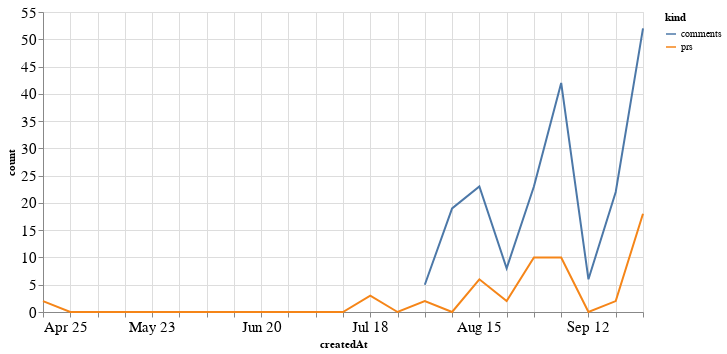

Notebook code for this chart:
### Code cell
alt.Chart(total_time, width=600).mark_line().encode(
    x='createdAt',
    y='count',
    color='kind'
)

### Figure 1 — Vega-Lite specification as saved in the notebook (floating-point values rounded to 4 significant figures)
{"config": {"axisLeft": {"labelFontSize": 15}, "axisBottom": {"labelFontSize": 15}}, "data": {"name": "data-e10ec690f456047bf330c7bd9102b736"}, "mark": "line", "encoding": {"color": {"type": "nominal", "field": "kind"}, "x": {"type": "temporal", "field": "createdAt"}, "y": {"type": "quantitative", "field": "count"}}, "width": 600, "$schema": "https://vega.github.io/schema/vega-lite/v4.8.1.json", "datasets": {"data-e10ec690f456047bf330c7bd9102b736": [{"createdAt": "2021-04-25T00:00:00", "kind": "prs", "count": 2.0}, {"createdAt": "2021-05-02T00:00:00", "kind": "prs", "count": 0.0}, {"createdAt": "2021-05-09T00:00:00", "kind": "prs", "count": 0.0}, {"createdAt": "2021-05-16T00:00:00", "kind": "prs", "count": 0.0}, {"createdAt": "2021-05-23T00:00:00", "kind": "prs", "count": 0.0}, {"createdAt": "2021-05-30T00:00:00", "kind": "prs", "count": 0.0}, {"createdAt": "2021-06-06T00:00:00", "kind": "prs", "count": 0.0}, {"createdAt": "2021-06-13T00:00:00", "kind": "prs", "count": 0.0}, {"createdAt": "2021-06-20T00:00:00", "kind": "prs", "count": 0.0}, {"createdAt": "2021-06-27T00:00:00", "kind": "prs", "count": 0.0}, {"createdAt": "2021-07-04T00:00:00", "kind": "prs", "count": 0.0}, {"createdAt": "2021-07-11T00:00:00", "kind": "prs", "count": 0.0}, {"createdAt": "2021-07-18T00:00:00", "kind": "prs", "count": 3.0}, {"createdAt": "2021-07-25T00:00:00", "kind": "prs", "count": 0.0}, {"createdAt": "2021-08-01T00:00:00", "kind": "prs", "count": 2.0}, {"createdAt": "2021-08-08T00:00:00", "kind": "prs", "count": 0.0}, {"createdAt": "2021-08-15T00:00:00", "kind": "prs", "count": 6.0}, {"createdAt": "2021-08-22T00:00:00", "kind": "prs", "count": 2.0}, {"createdAt": "2021-08-29T00:00:00", "kind": "prs", "count": 10.0}, {"createdAt": "2021-09-05T00:00:00", "kind": "prs", "count": 10.0}, {"createdAt": "2021-09-12T00:00:00", "kind": "prs", "count": 0.0}, {"createdAt": "2021-09-19T00:00:00", "kind": "prs", "count": 2.0}, {"createdAt": "2021-09-26T00:00:00", "kind": "prs", "count": 18.0}, {"createdAt": "2021-04-25T00:00:00", "kind": "comments", "count": null}, {"createdAt": "2021-05-02T00:00:00", "kind": "comments", "count": null}, {"createdAt": "2021-05-09T00:00:00", "kind": "comments", "count": null}, {"createdAt": "2021-05-16T00:00:00", "kind": "comments", "count": null}, {"createdAt": "2021-05-23T00:00:00", "kind": "comments", "count": null}, {"createdAt": "2021-05-30T00:00:00", "kind": "comments", "count": null}, {"createdAt": "2021-06-06T00:00:00", "kind": "comments", "count": null}, {"createdAt": "2021-06-13T00:00:00", "kind": "comments", "count": null}, {"createdAt": "2021-06-20T00:00:00", "kind": "comments", "count": null}, {"createdAt": "2021-06-27T00:00:00", "kind": "comments", "count": null}, {"createdAt": "2021-07-04T00:00:00", "kind": "comments", "count": null}, {"createdAt": "2021-07-11T00:00:00", "kind": "comments", "count": null}, {"createdAt": "2021-07-18T00:00:00", "kind": "comments", "count": null}, {"createdAt": "2021-07-25T00:00:00", "kind": "comments", "count": null}, {"createdAt": "2021-08-01T00:00:00", "kind": "comments", "count": 5.0}, {"createdAt": "2021-08-08T00:00:00", "kind": "comments", "count": 19.0}, {"createdAt": "2021-08-15T00:00:00", "kind": "comments", "count": 23.0}, {"createdAt": "2021-08-22T00:00:00", "kind": "comments", "count": 8.0}, {"createdAt": "2021-08-29T00:00:00", "kind": "comments", "count": 23.0}, {"createdAt": "2021-09-05T00:00:00", "kind": "comments", "count": 42.0}, {"createdAt": "2021-09-12T00:00:00", "kind": "comments", "count": 6.0}, {"createdAt": "2021-09-19T00:00:00", "kind": "comments", "count": 22.0}, {"createdAt": "2021-09-26T00:00:00", "kind": "comments", "count": 52.0}]}}
